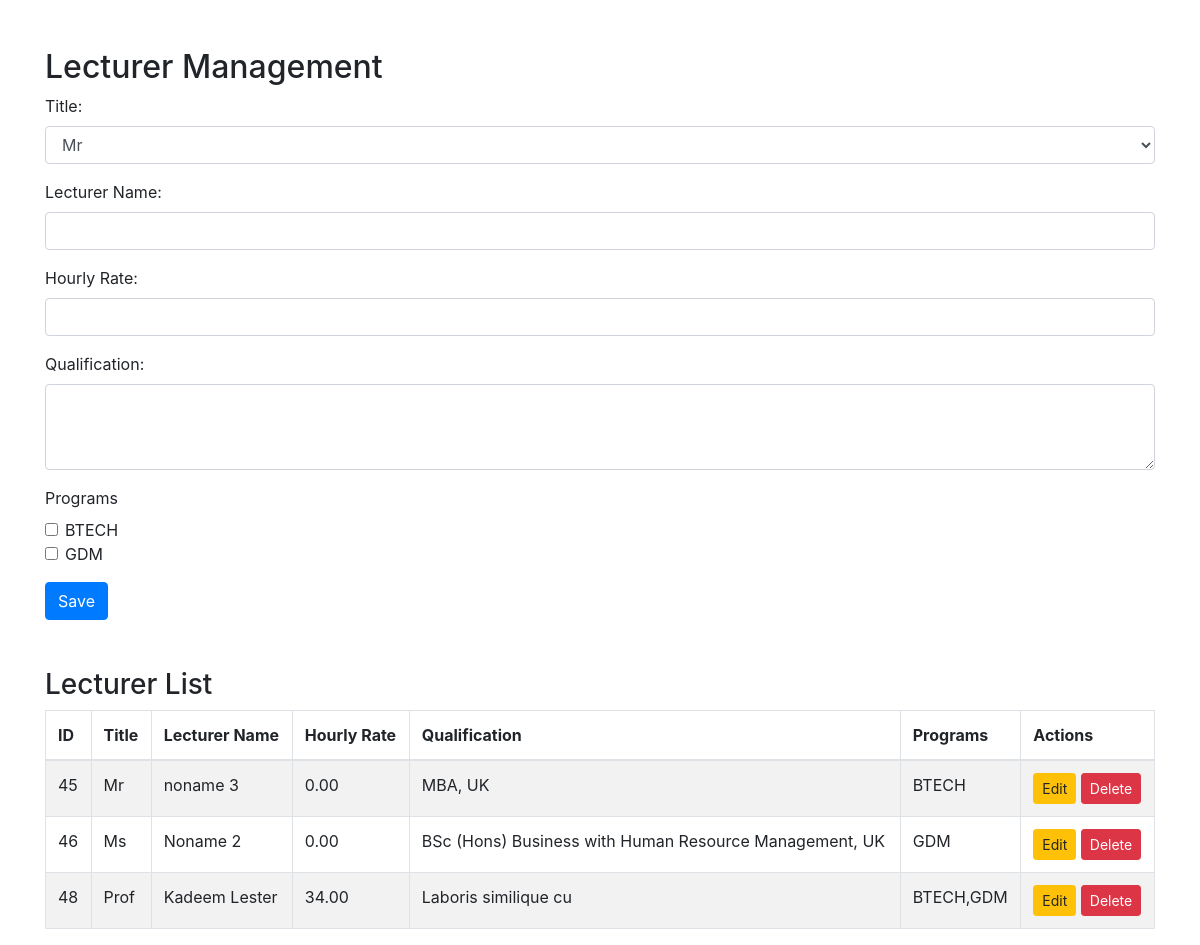
The page /create_lecturer.php on the database as committed earlier.
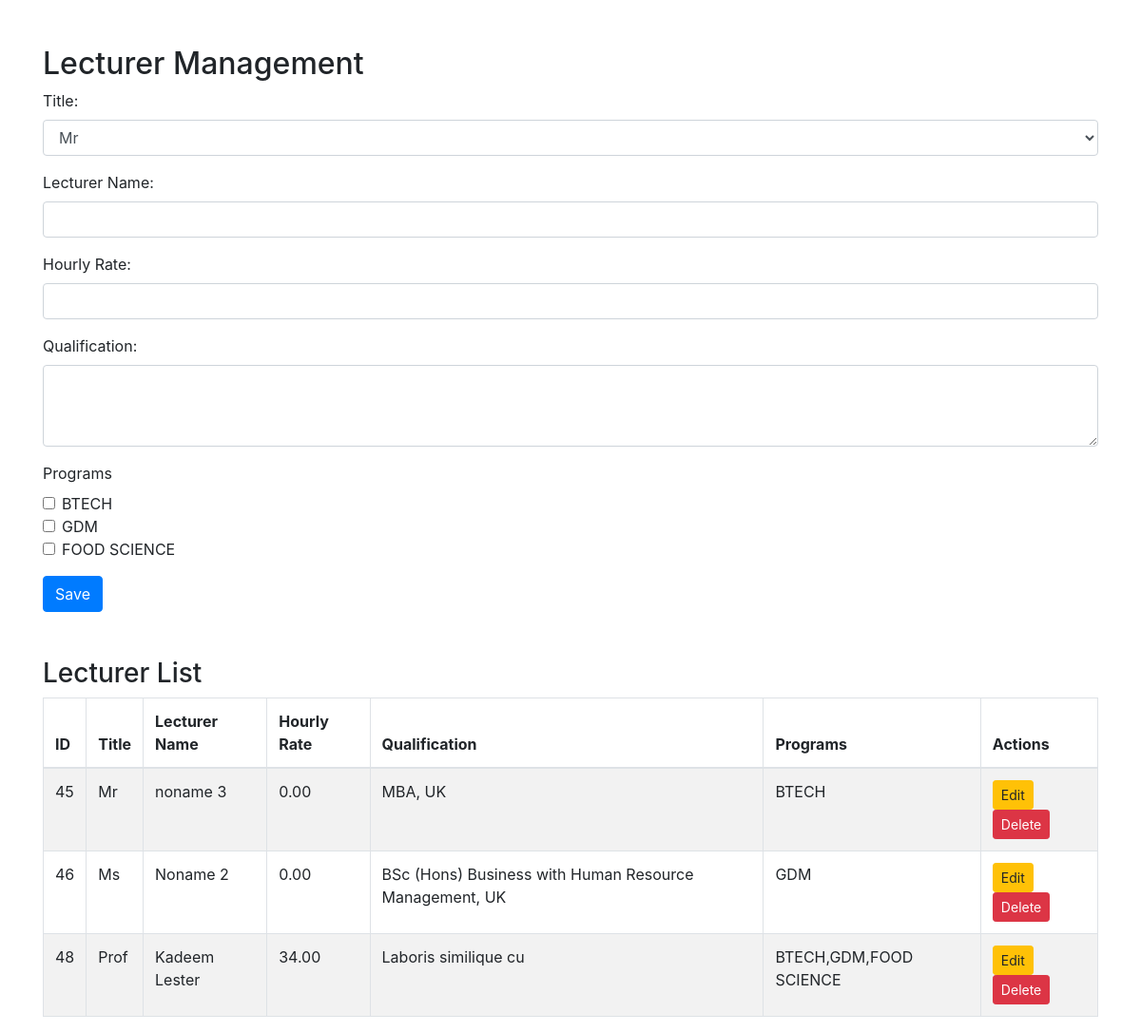
The same page on the database as committed later.
### tables this page shows
CREATE TABLE `program_table` (
  `program_code` int(11) NOT NULL,
  `university_id` int(11) NOT NULL,
  `program_name` varchar(255) NOT NULL,
  `prog_code` varchar(50) DEFAULT NULL,
  `coordinator_name` varchar(255) DEFAULT NULL,
  `medium` enum('English','Tamil') NOT NULL,
  `duration` varchar(100) DEFAULT NULL,
  `course_fee_lkr` decimal(10,2) DEFAULT NULL,
  `course_fee_gbp` decimal(10,2) DEFAULT NULL,
  `course_fee_usd` decimal(10,2) DEFAULT NULL,
  `course_fee_euro` decimal(10,2) DEFAULT NULL,
  `entry_requirement` varchar(255) NOT NULL
);

CREATE TABLE `lecturer_table` (
  `id` int(11) NOT NULL,
  `title` enum('Mr','Mrs','Ms','Dr','Prof') NOT NULL,
  `lecturer_name` varchar(255) NOT NULL,
  `hourly_rate` decimal(10,2) NOT NULL,
  `qualification` text NOT NULL,
  `programs` varchar(255) NOT NULL,
  `created_at` timestamp NOT NULL DEFAULT current_timestamp()
);

### create_lecturer.php (the view, shortened to what this page needs)
<?php
include './database/connection.php';
$title = $lecturer_name = $hourly_rate = $qualification = "";
$programs = [];
$update = false;
$sql = "SELECT * FROM program_table";
$result = mysqli_query($conn, $sql);
$programsOptions = [];
while ($row = mysqli_fetch_assoc($result)) {
    $programsOptions[] = $row;
}
$result = $conn->query("SELECT * FROM lecturer_table");
?>
<!DOCTYPE html>
<html lang="en">
<head>
    <link href="https://stackpath.bootstrapcdn.com/bootstrap/4.5.2/css/bootstrap.min.css" rel="stylesheet">
</head>
<body>
    <div class="container mt-5">
        <h2>Lecturer Management</h2>
        <form method="POST" action="">
            <div class="form-group">
                <label for="title">Title:</label>
                <select class="form-control" id="title" name="title" required>
                    <option value="Mr" <?php echo $title == 'Mr' ? 'selected' : ''; ?>>Mr</option>
                </select>
            </div>
            <div class="form-group">
                <label for="lecturer_name">Lecturer Name:</label>
                <input type="text" class="form-control" id="lecturer_name" name="lecturer_name" value="<?php echo htmlspecialchars($lecturer_name); ?>" required>
            </div>
            <div class="form-group">
                <label for="hourly_rate">Hourly Rate:</label>
                <input type="number" step="0.01" class="form-control" id="hourly_rate" name="hourly_rate" value="<?php echo htmlspecialchars($hourly_rate); ?>">
            </div>
            <div class="form-group">
                <label for="qualification">Qualification:</label>
                <textarea class="form-control" id="qualification" name="qualification" rows="3" required><?php echo htmlspecialchars($qualification); ?></textarea>
            </div>
            <div class="form-group">
                <label>Programs</label>
                <?php foreach ($programsOptions as $program): ?>
                    <div class="form-check">
                        <input type="checkbox" class="form-check-input" name="programs[]" value="<?php echo htmlspecialchars($program['program_name']); ?>"
                            <?php echo in_array($program['program_name'], $programs) ? 'checked' : ''; ?>>
                        <label class="form-check-label"><?php echo htmlspecialchars($program['program_name']); ?></label>
                    </div>
                <?php endforeach; ?>
            </div>
            <?php if ($update): ?>
                <button type="submit" class="btn btn-primary" name="update">Update</button>
            <?php else: ?>
                <button type="submit" class="btn btn-primary" name="save">Save</button>
            <?php endif; ?>
        </form>
        <h3 class="mt-5">Lecturer List</h3>
        <table class="table table-bordered table-striped">
            <thead>
                <tr>
                    <th>ID</th>
                    <th>Title</th>
                    <th>Lecturer Name</th>
                    <th>Hourly Rate</th>
                    <th>Qualification</th>
                    <th>Programs</th>
                    <th>Actions</th>
                </tr>
            </thead>
            <tbody>
                <?php while ($row = $result->fetch_assoc()): ?>
                    <tr>
                        <td><?php echo $row['id']; ?></td>
                        <td><?php echo htmlspecialchars($row['title']); ?></td>
                        <td><?php echo htmlspecialchars($row['lecturer_name']); ?></td>
                        <td><?php echo htmlspecialchars($row['hourly_rate']); ?></td>
                        <td><?php echo htmlspecialchars($row['qualification']); ?></td>
                        <td><?php echo htmlspecialchars($row['programs']); ?></td>
                        <td>
                            <a href="?edit=<?php echo $row['id']; ?>" class="btn btn-warning btn-sm">Edit</a>
                            <a href="?delete=<?php echo $row['id']; ?>" class="btn btn-danger btn-sm" onclick="return confirm('Are you sure?')">Delete</a>
                        </td>
                    </tr>
                <?php endwhile; ?>
            </tbody>
        </table>
    </div>
</body>
</html>

Rows that differ between the two databases and show on the page:
added program_table: program_name "FOOD SCIENCE"
changed lecturer_table "Prof": programs "BTECH,GDM" → "BTECH,GDM,FOOD SCIENCE"
